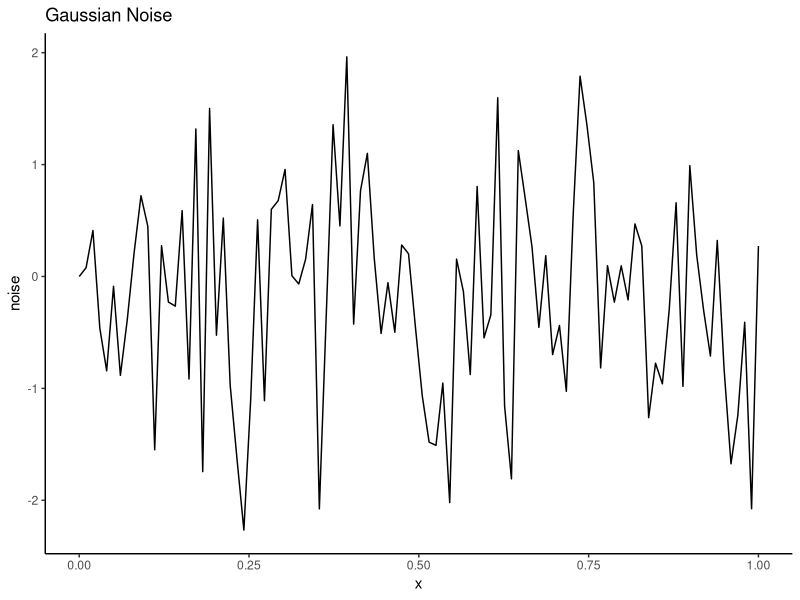
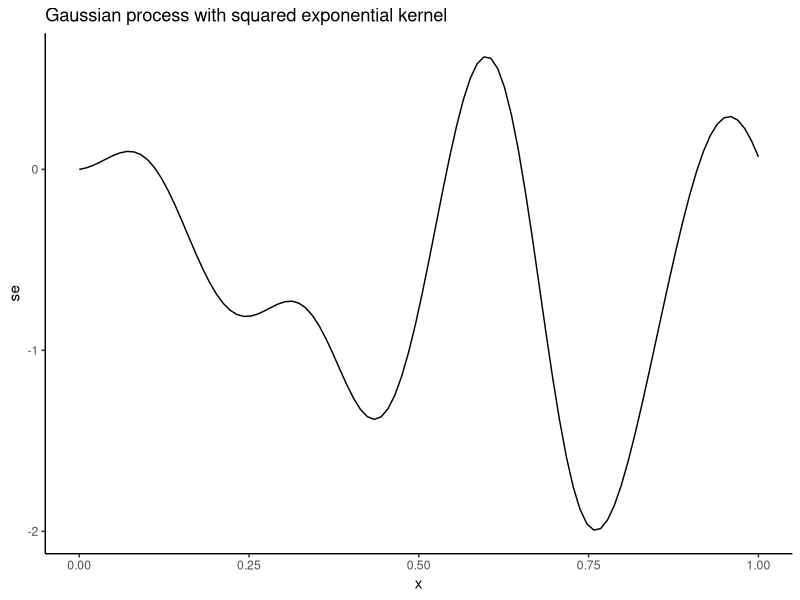
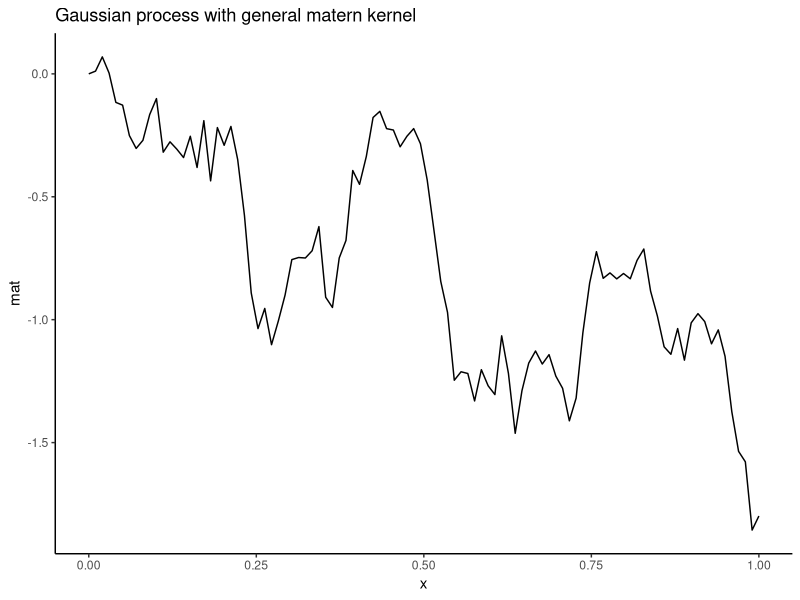
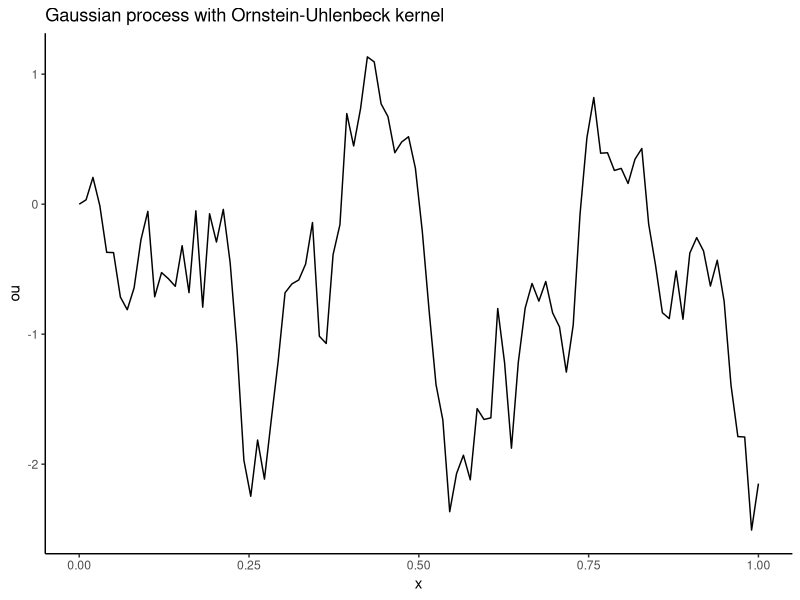
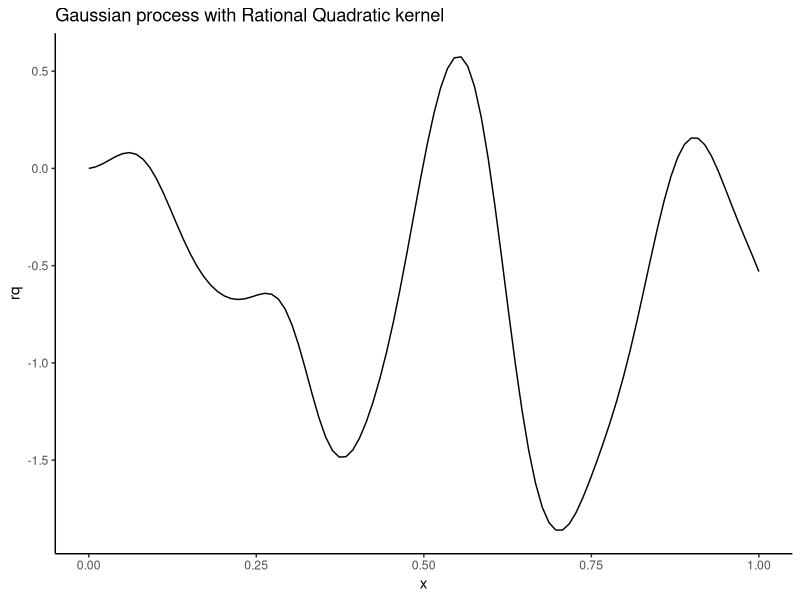
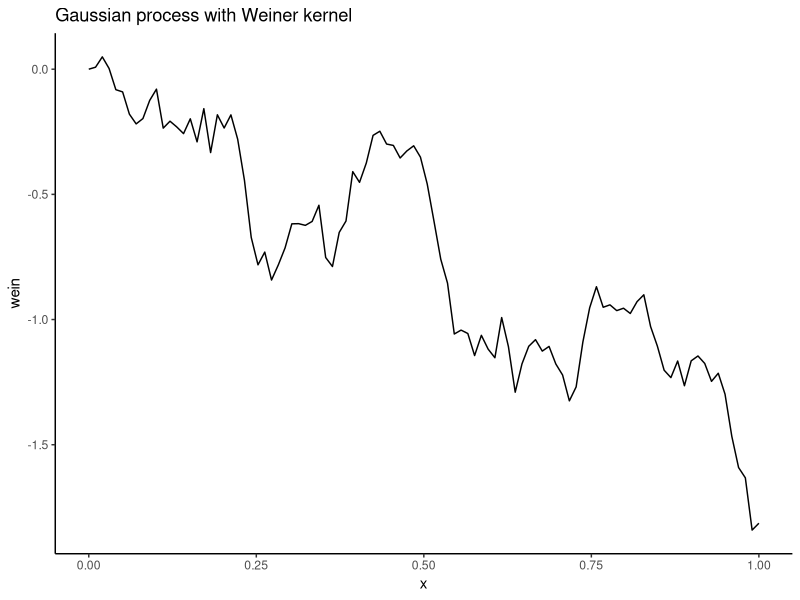
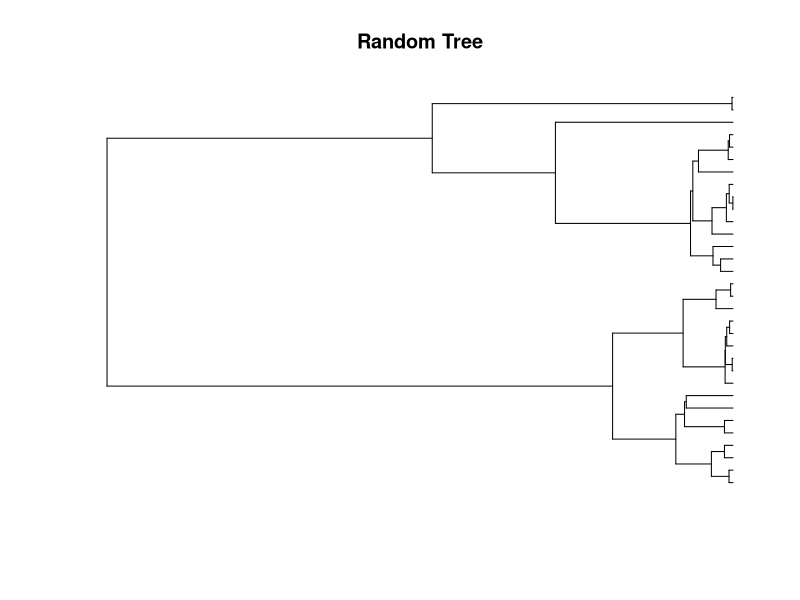
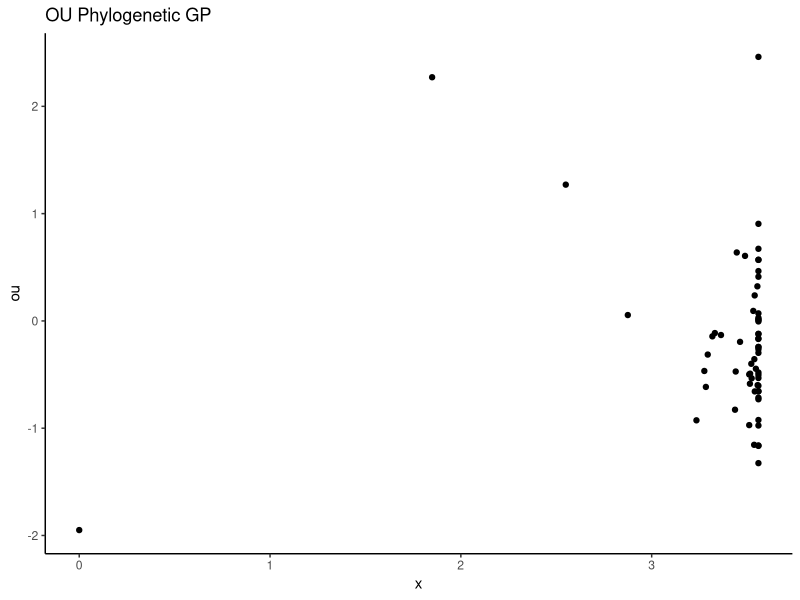

Write R code to recreate these figures, in order.
## ---- chunk 1
knitr::opts_chunk$set(echo = TRUE, message = F)
## ---- chunk 2
library(tidyverse)
library(magrittr)
## ---- chunk 3
x <- seq(0,1, length.out = 100)
y <- x %>% length %>% rnorm
y[1] <- 0

df <- data.frame(x= x, noise = y)

df %>% 
  ggplot() +
  geom_line(aes(x = x, y = noise)) +
  theme_classic() + 
  labs(
    title = 'Gaussian Noise'
  )
## ---- chunk 4
se_k <- function(x, s = 1, l = 1){
  r <- dist(x) %>% as.matrix
  k <- (s^2)*exp(((-(r^2))/(2*(l^2)))) +
    x %>% length %>% diag %>% multiply_by(1e-10)
  
  return(k)
}

gp_draw <- function(x, noise, kernel = se_k, ...){
  k <- kernel(x, ...)
  chol_k <- chol(k)
  draw <- t(chol_k) %*% noise 
  
  return(draw)
}

df <- df %>% 
  mutate(se = gp_draw(x= x, noise = noise, l = 0.1) %>% c)

df %>% 
  ggplot() +
  geom_line(aes(x = x, y = se)) +
  theme_classic() + 
  labs(
    title = 'Gaussian process with squared exponential kernel'
  )

## ---- chunk 5
matern_k <- function(x, s = 1, l = 1, ups = 1/2){
  r <- dist(x) %>% as.matrix %>% add(1e-100)
  
  k <- (s^2)*
    ((2^(1 - ups)) / gamma(ups))*
    ((sqrt(2*ups)*(r/l))^ups)*
    besselK(sqrt(2*ups)*(r/l), ups) +
    x %>% length %>% diag %>% multiply_by(1e-10)
    
  return(k)
}

df <- df %>% 
  mutate(mat = gp_draw(x= x, noise = noise, kernel = matern_k, l = 1) %>% c)

df %>% 
  ggplot() +
  geom_line(aes(x = x, y = mat)) +
  theme_classic() + 
  labs(
    title = 'Gaussian process with general matern kernel'
  )
## ---- chunk 6
ou_k <- function(x, s = 1, l = 1){
  r <- dist(x) %>% as.matrix %>% abs
  k <- (s^2)*exp(-r/l) +
    x %>% length %>% diag %>% multiply_by(1e-10)
  
  return(k)
}

df <- df %>% 
  mutate(ou = gp_draw(x, noise, ou_k, l = 0.1)%>% c)

df %>% 
  ggplot() +
  geom_line(aes(x = x, y = ou)) +
  theme_classic() + 
  labs(
    title = 'Gaussian process with Ornstein-Uhlenbeck kernel'
  )
## ---- chunk 7
rq_k <- function(x, s = 1, l = 1, alpha = 1){
  r <- dist(x) %>% as.matrix %>% abs
  k <- (s^2)*
    (1 + ((r^2) / (2*alpha*(l^2))))^(-alpha) +
    x %>% length %>% diag %>% multiply_by(1e-10)
  
  return(k)
}

df <- df %>% 
  mutate(rq = gp_draw(x, noise, rq_k, l = 0.1, alpha = 3)%>% c)

df %>% 
  ggplot() +
  geom_line(aes(x = x, y = rq)) +
  theme_classic() + 
  labs(
    title = 'Gaussian process with Rational Quadratic kernel'
  )
## ---- chunk 8
wein_k <- function(x, s = 1){
  k <- matrix(nrow = x %>% length, ncol = x %>% length)
  for(i in seq_along(x)){
    for(j in seq_along(x)){
      k[i,j] <- min(x[i], x[j])
    }
  }
  k <- (s^2)*k + x %>% length %>% diag %>% multiply_by(1e-10)
  
  return(k)
}

df <- df %>% 
  mutate(wein = gp_draw(x, noise, wein_k)%>% c)

df %>% 
  ggplot() +
  geom_line(aes(x = x, y = wein)) +
  theme_classic() + 
  labs(
    title = 'Gaussian process with Weiner kernel'
  )
## ---- chunk 9
library(ape)

tree <- rcoal(32)

phylo_ou_k <- function(x, s = 1, l = 1){
  r <- dist.nodes(x) %>% as.matrix %>% abs
  k <- (s^2)*exp(-r/l) +
    r %>% nrow %>% diag %>% multiply_by(1e-5)
  
  return(k)
}

phylo_wein_k <- function(x, s = 1){
  t <-  x %>% node.depth.edgelength
  ca <- tree %>% mrca(full = T)
  
  k <- matrix(nrow = t %>% length, ncol = t %>% length)
  for(i in seq_along(t)){
    for(j in seq_along(t)){
      k[i,j] <- t[ca[i, j]]
    }
  }
  k <- (s^2)*k + t %>% length %>% diag %>% multiply_by(1e-10)
  
  return(k)
}

phylo_df <- data.frame(
  x = tree %>% node.depth.edgelength, 
  noise = tree %>% Nnode(internal.only = F) %>% rnorm
  )

phylo_df <- phylo_df %>% 
  mutate(
    br = gp_draw(tree, noise, kernel = phylo_wein_k) %>% c, 
    ou = gp_draw(tree, noise, kernel = phylo_ou_k) %>% c
    )

plot.phylo(tree, show.tip.label = F,
  main = 'Random Tree')

phylo_df %>% 
  ggplot() +
  geom_point(aes(x = x, y = ou)) +
  theme_classic() + 
  labs(
    title = 'OU Phylogenetic GP'
  )

phylo_df %>% 
  ggplot() +
  geom_point(aes(x = x, y = br)) +
  theme_classic() + 
  labs(
    title = 'Brownian Phylogenetic GP'
  )
